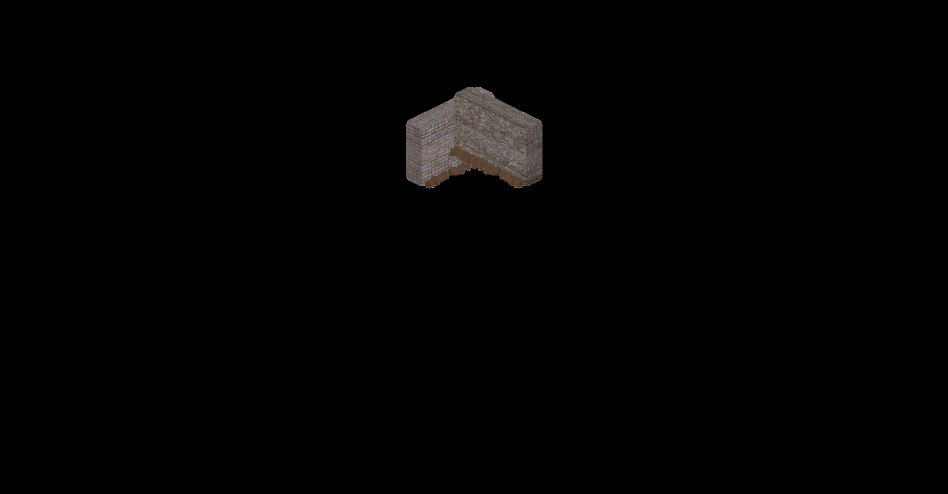
#> input picture tools/_corner_sim2.png, 1896 x 988 px, given in place of staff_cast.png, which was not available (shown at 1/2 size)
$ python prep-staff-cast-hand.py _corner_sim2.png out
#> lines starting #> are read from the running program, lines starting #| are printed output that depends on the picture; after the words box and inside, x2 and y2 are one past the last pixel; in counts of white or black regions, pixels touching at a corner belong together; pictures that were not available may be replaced by others from this repository, and a replacement may not be noted
# -*- coding: utf-8 -*-
"""
staff_cast 手部分层生成（2026-08-03，法杖施法贴手）

把 staff_cast.png 里「法杖手（画面右侧/前推施法手）」的拳头逐帧裁剪成独立 hand 层，
身体层（staff_cast_body）挖掉拳头区域，武器贴图渲染在 body 与 hand 之间，
视觉上"手握法杖"（与 walk_handLayer 同机制）。

2026-08-03 修订：施法手势是"前推"——双手从腰侧抬起，右手（画面右侧）向前伸出发力。
手层裁剪**前伸手**拳头；staffCastFrames 轨迹为**设计插值**（非手部质心逐帧）：
f0 = idle 持械位（左手腰侧，rotation 105）→ f8 = 前伸手举杖位（rotation 20，用户拍板），
中间线性插值——idle↔cast 零跳变、全程不换手跳变。

用法：
    python tools/prep-staff-cast-hand.py [--out-dir assets/player]

输出：
    assets/player/staff_cast_body.png  （身体层：挖掉拳头窗口像素）
    assets/player/staff_cast_hand.png  （手层：仅拳头窗口像素，同网格）

拳头窗口（texture px，帧序号 0~8 与 staff_cast 帧序一致）：
    f0~f2 拳头在腰侧（贴近左腿上方），f3 摆到肩高，f4~f8 抬到胸口。
验证：body+hand 逐像素合成 = 原图（窗口内无损），并打印每帧手层 bbox。
"""

import os
import sys

from PIL import Image

FRAME_W = 512
FRAME_H = 512
COLS = 8
FRAMES = 9

# (x0, y0, x1, y1) —— 每帧**前伸手**拳头所在窗口（2026-08-03 数值列轮廓实测）：
#   f0~f4 在腰侧 (325~339, 260~262)，f5 抬举 (370,120)，f6~f8 前伸 (408~418, 100~104)
FIST_WINDOWS = [
    (310, 238, 342, 284),  # f0 前伸手拳头 (325,260)
    (314, 238, 346, 286),  # f1 (329,262)
    (318, 238, 352, 286),  # f2 (334,262)
    (320, 238, 356, 282),  # f3 (338,260)
    (322, 238, 356, 282),  # f4 (339,260)
    (352, 110, 392, 140),  # f5 (370,120) 抬举
    (388, 92, 432, 116),   # f6 (408,104) 前伸
    (402, 88, 436, 112),   # f7 (418,100)
    (402, 88, 436, 112),   # f8 (418,100)
]

# 每帧拳头中心（texture px，供 staffCastFrames 配置换算）：
# local = (px-256)*144/512 —— 握把直接对准拳头中心（法杖贴图中心=中段=握持点），
# 不做 idle 平移（平移会使杆身偏离拳头约 85px，失去贴手效果）
FIST_CENTERS = [
    (325, 260),
    (329, 262),
    (334, 262),
    (338, 260),
    (339, 260),
    (370, 120),
    (408, 104),
    (418, 100),
    (418, 100),
]

IDLE_ALIGN_SHIFT = (0.0, 0.0)  # 原始拳头轨迹（握把=拳头中心）

# 抬举帧握把微调：拳头质心偏下（窗口含手臂下缘 + 杖尾粗端视觉偏重），
# 实机反馈"最终位置略低于手" → 上移 3px（local）平衡，f3 过渡帧上移 2px 保持平滑
RAISED_Y_ADJUST = {}

# 法杖杆身角度：施法竖举（20° 近竖直，指向右上）——横杖(110°)被判定"不像举杖"
CAST_ROTATION = 20


def main():
    # 中文路径在部分终端下无法作为命令行参数传入；支持 STAFF_CAST_ROOT 环境变量
    root = os.environ.get("STAFF_CAST_ROOT")
    if not root:
        here = os.path.dirname(os.path.abspath(__file__))
        root = os.path.dirname(here)
    src = os.path.join(root, "assets", "player", "staff_cast.png")
    out_dir = os.path.join(root, "assets", "player")
    if len(sys.argv) > 1 and sys.argv[1] == "--out-dir" and len(sys.argv) > 2:
        out_dir = sys.argv[2]

    img = Image.open(src)
#> img is the input picture: PIL image 1896x988 RGBA; mean R, G, B, A 2.3, 2.1, 1.9, 255
    if img.size != (FRAME_W * COLS, FRAME_H * 2):
        print(f"WARN: 预期尺寸 {(FRAME_W * COLS, FRAME_H * 2)}，实际 {img.size}")
#| WARN: 预期尺寸 (4096, 1024)，实际 (1896, 988)

    body = img.copy()
    hand = Image.new("RGBA", img.size, (0, 0, 0, 0))
#> hand: PIL image 1896x988 RGBA; every value is 0

    mismatches = 0
    for i, (x0, y0, x1, y1) in enumerate(FIST_WINDOWS):
        fx = (i % COLS) * FRAME_W
        fy = (i // COLS) * FRAME_H
        box = (fx + x0, fy + y0, fx + x1, fy + y1)
        patch = img.crop(box)
        hand.paste(patch, box)
        # 身体层挖掉窗口内所有 alpha>0 像素（保留透明）
        body_patch = body.crop(box)
        body_data = body_patch.getdata()
        cleared = []
        for px in body_data:
            if px[3] > 0:
                cleared.append((0, 0, 0, 0))
            else:
                cleared.append(px)
        body.paste(Image.new("RGBA", body_patch.size, (0, 0, 0, 0)), box)
        body_patch2 = body.crop(box)
        body_patch2.putdata(cleared)
        body.paste(body_patch2, box)

        # 验证合成无损
        comp = Image.alpha_composite(body, hand)
        diff = 0
        da = list(comp.getdata())
        oa = list(img.getdata())
        for j, (c, o) in enumerate(zip(da, oa)):
            if c != o:
                diff += 1
        mismatches += diff

        hb = hand.crop(box).getchannel("A").getbbox()
        print(f"frame {i}: window=({x0},{y0})-({x1},{y1}) hand bbox={hb} "
              f"(合成diff={diff})")
#> this loop made 9 passes
#> hb on passes 1, 2, 3, 4, 9: (0, 0, 32, 46), (0, 0, 32, 48), (0, 0, 34, 48), (0, 0, 36, 44), (0, 0, 34, 24)
#| frame 0: window=(310,238)-(342,284) hand bbox=(0, 0, 32, 46) (合成diff=0)
#| frame 1: window=(314,238)-(346,286) hand bbox=(0, 0, 32, 48) (合成diff=0)
#| frame 2: window=(318,238)-(352,286) hand bbox=(0, 0, 34, 48) (合成diff=0)
#| frame 3: window=(320,238)-(356,282) hand bbox=(0, 0, 36, 44) (合成diff=0)
#| frame 4: window=(322,238)-(356,282) hand bbox=None (合成diff=0)
#| frame 5: window=(352,110)-(392,140) hand bbox=None (合成diff=0)
#| frame 6: window=(388,92)-(432,116) hand bbox=None (合成diff=0)
#| frame 7: window=(402,88)-(436,112) hand bbox=None (合成diff=0)
#> (further printed lines are left out)
#> pass 2, in main, `patch = img.crop(box)`:
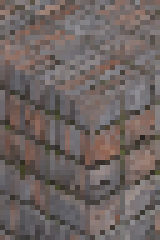
#> patch: PIL image 32x48 RGBA (shown 5 times larger); mean R, G, B, A 110.4, 100.3, 98, 255
#> after the loop: body_patch2: PIL image 34x24 RGBA; every value is 0
#> after the loop:
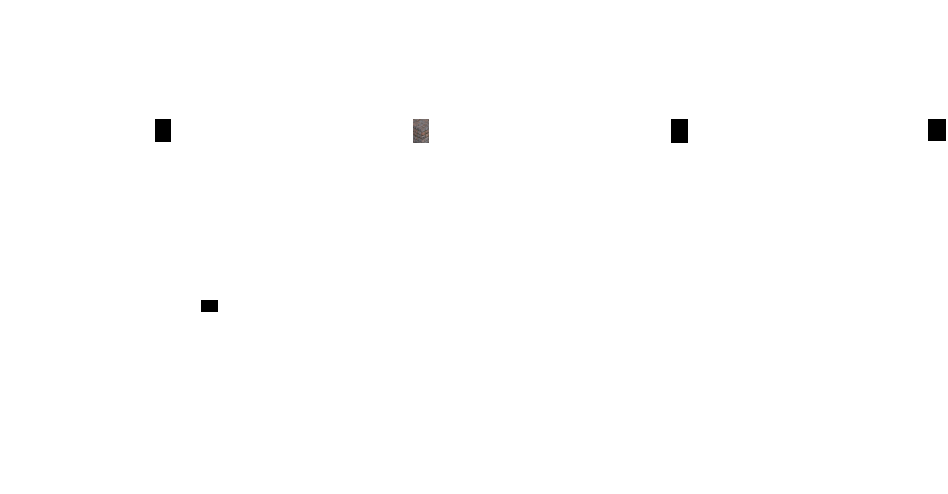
#> hand: PIL image 1896x988 RGBA (shown at 1/2 size); mean R, G, B, A 0.1, 0.1, 0.1, 1; transparent parts drawn white
#> after the loop, mismatches = 0

    # 手层内容质心（每帧拳头像素中心，供握把对齐核验）
    print("\n手层内容质心（texture px）：")
    ha = hand.getchannel("A")
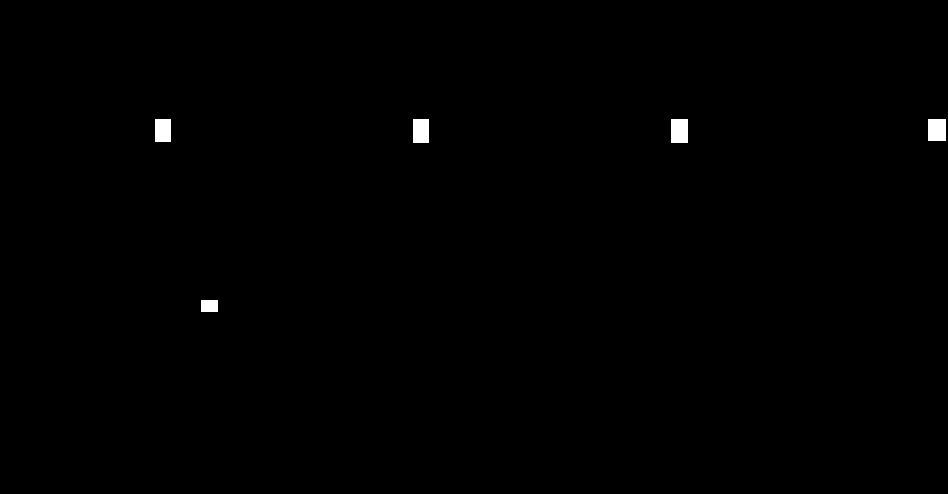
#> ha: PIL image 1896x988 L (shown at 1/2 size); 0.38% white; 5 white regions, box (x1, y1, x2, y2) and area: (1342, 238, 1376, 286) 1632, (1856, 238, 1892, 282) 1584, (826, 238, 858, 286) 1536, (310, 238, 342, 284) 1472, (402, 600, 436, 624) 816
    for i in range(FRAMES):
        fx = (i % COLS) * FRAME_W
        fy = (i // COLS) * FRAME_H
        xs = []
        ys = []
        for yy in range(fy, fy + FRAME_H):
            for xx in range(fx, fx + FRAME_W):
                if ha.getpixel((xx, yy)) > 60:
                    xs.append(xx - fx)
                    ys.append(yy - fy)
        if xs:
            print(f"f{i}: centroid=({sum(xs)/len(xs):.1f},{sum(ys)/len(ys):.1f}) "
                  f"count={len(xs)}")

    body.save(os.path.join(out_dir, "staff_cast_body.png"))
    hand.save(os.path.join(out_dir, "staff_cast_hand.png"))
    print(f"已生成: {os.path.join(out_dir, 'staff_cast_body.png')} / "
          f"staff_cast_hand.png；全帧合成不匹配像素={mismatches}")

    # staffCastFrames 现为设计插值轨迹（f0=idle 持械位 → f8=前伸手举杖位），
    # 由本脚本的 FIST_CENTERS 仅提供 f8 目标（前伸手），完整值见 weapon-anim-config.json
    print("\nstaffCastFrames 设计轨迹（f0=idle 左手腰侧 → f8=前伸手举杖）：")
    print("f0:", (-11.4, 0.6, 105))
    print("f8:", (45.6, -43.9, 20))


if __name__ == "__main__":
#> (the run stopped early here; a loop or call above may not have finished)
